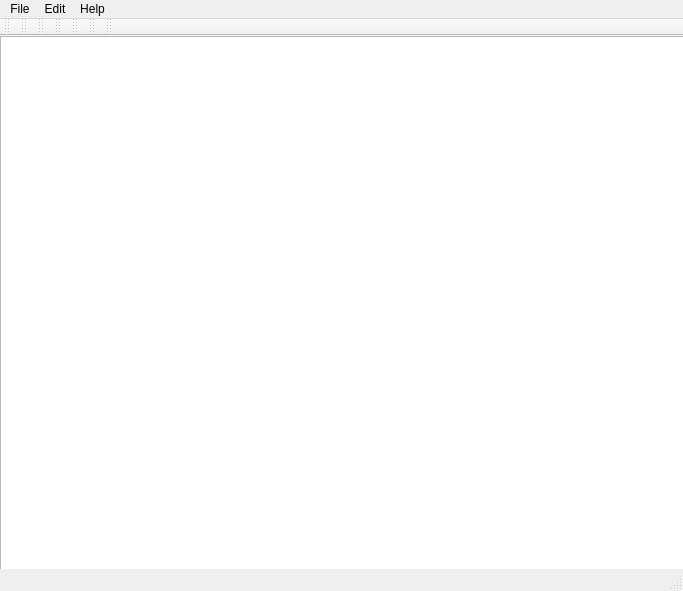
<?xml version="1.0" encoding="UTF-8"?>
<ui version="4.0">
 <class>NotePad</class>
 <widget class="QMainWindow" name="NotePad">
  <property name="geometry">
   <rect>
    <x>0</x>
    <y>0</y>
    <width>683</width>
    <height>591</height>
   </rect>
  </property>
  <property name="windowTitle">
   <string>::NotePad::</string>
  </property>
  <widget class="QWidget" name="centralwidget">
   <widget class="QTextEdit" name="textedit">
    <property name="geometry">
     <rect>
      <x>0</x>
      <y>0</y>
      <width>811</width>
      <height>571</height>
     </rect>
    </property>
   </widget>
  </widget>
  <widget class="QStatusBar" name="statusbar"/>
  <widget class="QToolBar" name="toolBar">
   <property name="windowTitle">
    <string>toolBar</string>
   </property>
   <attribute name="toolBarArea">
    <enum>TopToolBarArea</enum>
   </attribute>
   <attribute name="toolBarBreak">
    <bool>false</bool>
   </attribute>
  </widget>
  <widget class="QToolBar" name="toolBar_2">
   <property name="windowTitle">
    <string>toolBar_2</string>
   </property>
   <attribute name="toolBarArea">
    <enum>TopToolBarArea</enum>
   </attribute>
   <attribute name="toolBarBreak">
    <bool>false</bool>
   </attribute>
  </widget>
  <widget class="QToolBar" name="toolBar_3">
   <property name="windowTitle">
    <string>toolBar_3</string>
   </property>
   <attribute name="toolBarArea">
    <enum>TopToolBarArea</enum>
   </attribute>
   <attribute name="toolBarBreak">
    <bool>false</bool>
   </attribute>
  </widget>
  <widget class="QToolBar" name="toolBar_4">
   <property name="windowTitle">
    <string>toolBar_4</string>
   </property>
   <attribute name="toolBarArea">
    <enum>TopToolBarArea</enum>
   </attribute>
   <attribute name="toolBarBreak">
    <bool>false</bool>
   </attribute>
  </widget>
  <widget class="QToolBar" name="toolBar_5">
   <property name="windowTitle">
    <string>toolBar_5</string>
   </property>
   <attribute name="toolBarArea">
    <enum>TopToolBarArea</enum>
   </attribute>
   <attribute name="toolBarBreak">
    <bool>false</bool>
   </attribute>
  </widget>
  <widget class="QToolBar" name="toolBar_6">
   <property name="windowTitle">
    <string>toolBar_6</string>
   </property>
   <attribute name="toolBarArea">
    <enum>TopToolBarArea</enum>
   </attribute>
   <attribute name="toolBarBreak">
    <bool>false</bool>
   </attribute>
  </widget>
  <widget class="QToolBar" name="toolBar_7">
   <property name="windowTitle">
    <string>toolBar_7</string>
   </property>
   <attribute name="toolBarArea">
    <enum>TopToolBarArea</enum>
   </attribute>
   <attribute name="toolBarBreak">
    <bool>false</bool>
   </attribute>
  </widget>
  <widget class="QMenuBar" name="menubar">
   <property name="geometry">
    <rect>
     <x>0</x>
     <y>0</y>
     <width>683</width>
     <height>25</height>
    </rect>
   </property>
   <widget class="QMenu" name="menuFile">
    <property name="title">
     <string>File</string>
    </property>
    <addaction name="actionOpen"/>
    <addaction name="actionOpen_2"/>
    <addaction name="actionSave_As"/>
    <addaction name="actionSave"/>
    <addaction name="actionClose"/>
   </widget>
   <widget class="QMenu" name="menuEdit">
    <property name="title">
     <string>Edit</string>
    </property>
    <addaction name="actionCopy"/>
    <addaction name="actionPaste"/>
    <addaction name="actionCut"/>
    <addaction name="actionDelete"/>
   </widget>
   <widget class="QMenu" name="menuHelp">
    <property name="title">
     <string>Help</string>
    </property>
    <addaction name="actionAbout"/>
    <addaction name="actionContents"/>
   </widget>
   <addaction name="menuFile"/>
   <addaction name="menuEdit"/>
   <addaction name="menuHelp"/>
  </widget>
  <action name="actionAbout">
   <property name="text">
    <string>About</string>
   </property>
  </action>
  <action name="actionContents">
   <property name="text">
    <string>Contents</string>
   </property>
  </action>
  <action name="actionFind">
   <property name="text">
    <string>&amp;Find</string>
   </property>
  </action>
  <action name="actionCopy">
   <property name="text">
    <string>&amp;copy</string>
   </property>
  </action>
  <action name="actionPaste">
   <property name="text">
    <string>&amp;Paste</string>
   </property>
  </action>
  <action name="actionCut">
   <property name="text">
    <string>&amp;Cut</string>
   </property>
  </action>
  <action name="actionOpen">
   <property name="text">
    <string>&amp;New</string>
   </property>
  </action>
  <action name="actionOpen_2">
   <property name="text">
    <string>&amp;Open</string>
   </property>
  </action>
  <action name="actionSave_As">
   <property name="text">
    <string>Save As</string>
   </property>
  </action>
  <action name="actionSave">
   <property name="text">
    <string>&amp;Save</string>
   </property>
  </action>
  <action name="actionClose">
   <property name="text">
    <string>close</string>
   </property>
  </action>
  <action name="actionQuit">
   <property name="text">
    <string>&amp;Quit</string>
   </property>
  </action>
  <action name="actionRecent_Files">
   <property name="text">
    <string>Recent Files</string>
   </property>
  </action>
  <action name="actionDelete">
   <property name="text">
    <string>&amp;Delete</string>
   </property>
  </action>
 </widget>
 <resources/>
 <connections/>
</ui>
